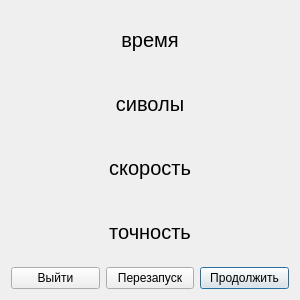
<?xml version="1.0" encoding="UTF-8"?>
<ui version="4.0">
 <class>Exit</class>
 <widget class="QDialog" name="Exit">
  <property name="geometry">
   <rect>
    <x>0</x>
    <y>0</y>
    <width>300</width>
    <height>300</height>
   </rect>
  </property>
  <property name="minimumSize">
   <size>
    <width>300</width>
    <height>300</height>
   </size>
  </property>
  <property name="maximumSize">
   <size>
    <width>300</width>
    <height>300</height>
   </size>
  </property>
  <property name="windowTitle">
   <string>Выход</string>
  </property>
  <layout class="QVBoxLayout" name="verticalLayout_2">
   <item>
    <widget class="QLabel" name="time">
     <property name="font">
      <font>
       <pointsize>15</pointsize>
      </font>
     </property>
     <property name="text">
      <string>время</string>
     </property>
     <property name="alignment">
      <set>Qt::AlignCenter</set>
     </property>
    </widget>
   </item>
   <item>
    <widget class="QLabel" name="count">
     <property name="font">
      <font>
       <pointsize>15</pointsize>
      </font>
     </property>
     <property name="text">
      <string>сиволы</string>
     </property>
     <property name="alignment">
      <set>Qt::AlignCenter</set>
     </property>
    </widget>
   </item>
   <item>
    <widget class="QLabel" name="speed">
     <property name="font">
      <font>
       <pointsize>15</pointsize>
      </font>
     </property>
     <property name="text">
      <string>скорость</string>
     </property>
     <property name="alignment">
      <set>Qt::AlignCenter</set>
     </property>
    </widget>
   </item>
   <item>
    <widget class="QLabel" name="accuracy">
     <property name="font">
      <font>
       <pointsize>15</pointsize>
      </font>
     </property>
     <property name="text">
      <string>точность</string>
     </property>
     <property name="alignment">
      <set>Qt::AlignCenter</set>
     </property>
    </widget>
   </item>
   <item>
    <layout class="QVBoxLayout" name="verticalLayout">
     <item>
      <layout class="QHBoxLayout" name="horizontalLayout">
       <item>
        <widget class="QPushButton" name="exit">
         <property name="text">
          <string>Выйти</string>
         </property>
         <property name="autoDefault">
          <bool>false</bool>
         </property>
        </widget>
       </item>
       <item>
        <widget class="QPushButton" name="restart">
         <property name="text">
          <string>Перезапуск</string>
         </property>
         <property name="autoDefault">
          <bool>false</bool>
         </property>
        </widget>
       </item>
       <item>
        <widget class="QPushButton" name="cancel">
         <property name="text">
          <string>Продолжить</string>
         </property>
        </widget>
       </item>
      </layout>
     </item>
    </layout>
   </item>
  </layout>
 </widget>
 <resources/>
 <connections/>
</ui>
